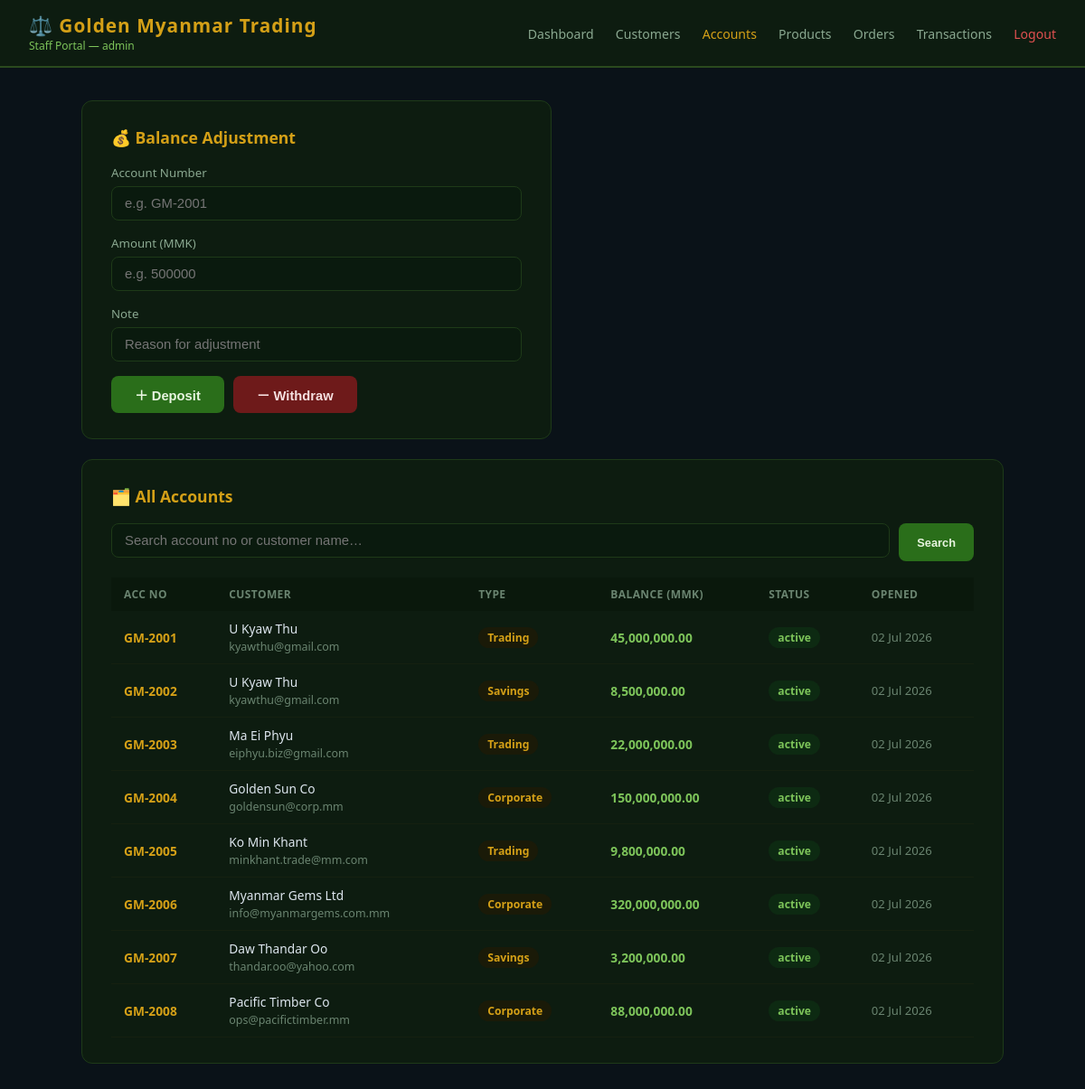
Page /lab/company-web-server/accounts.php (signed in) on the committed database.
### tables this page shows
CREATE TABLE IF NOT EXISTS accounts (
    id         INT AUTO_INCREMENT PRIMARY KEY,
    cust_no    VARCHAR(20) NOT NULL,
    acc_no     VARCHAR(20) UNIQUE NOT NULL,
    acc_type   ENUM('trading','savings','corporate') DEFAULT 'trading',
    balance    DECIMAL(18,2) DEFAULT 0.00,
    currency   VARCHAR(10) DEFAULT 'MMK',
    status     ENUM('active','frozen','closed') DEFAULT 'active',
    created_at DATETIME DEFAULT CURRENT_TIMESTAMP,
    INDEX idx_cust (cust_no)
);

CREATE TABLE IF NOT EXISTS customers (
    id         INT AUTO_INCREMENT PRIMARY KEY,
    cust_no    VARCHAR(20) UNIQUE NOT NULL,
    full_name  VARCHAR(100) NOT NULL,
    nrc_no     VARCHAR(30),                     
    email      VARCHAR(120),
    phone      VARCHAR(20),
    address    TEXT,
    status     ENUM('active','inactive','blacklisted') DEFAULT 'active',
    created_at DATETIME DEFAULT CURRENT_TIMESTAMP
);

### lab/company-web-server/accounts.php (the view, shortened to what this page needs)
<?php
require 'db.php';
$search = isset($_GET['search']) ? $_GET['search'] : '';
$where  = $search !== '' ? "WHERE a.acc_no LIKE '%$search%' OR c.full_name LIKE '%$search%'" : '';
$accounts = $conn->query(
    "SELECT a.*, c.full_name, c.email
     FROM accounts a
     LEFT JOIN customers c ON c.cust_no = a.cust_no
     $where
     ORDER BY a.id ASC"
);
?>
<!DOCTYPE html>
<html lang="en">
<head>
<link rel="stylesheet" href="style.css">
</head>
<body>
<?php include 'nav.php'; ?>
<div class="container">
  <div class="card" style="max-width:520px">
    <h2>💰 Balance Adjustment</h2>
    <form method="POST">
      <div class="form-group">
        <label>Account Number</label>
        <input name="acc_no" placeholder="e.g. GM-2001" required>
      </div>
      <div class="form-group">
        <label>Amount (MMK)</label>
        <input name="amount" type="number" min="1" step="0.01" placeholder="e.g. 500000" required>
      </div>
      <div class="form-group">
        <label>Note</label>
        <input name="note" placeholder="Reason for adjustment">
      </div>
      <div style="display:flex;gap:10px">
        <button class="btn" name="action" value="deposit">＋ Deposit</button>
        <button class="btn btn-danger" name="action" value="withdraw">－ Withdraw</button>
      </div>
    </form>
  </div>
  <div class="card">
    <h2>🗂️ All Accounts</h2>
    <form method="GET" style="display:flex;gap:10px;margin-bottom:18px">
      <div class="form-group" style="flex:1;margin:0">
        <input name="search" value="<?= htmlspecialchars($search) ?>" placeholder="Search account no or customer name…">
      </div>
      <button class="btn btn-sm" style="height:42px;padding:0 20px">Search</button>
    </form>
    <?php if ($accounts === false || $accounts->num_rows === 0): ?>
      <p style="color:#6a8470">No accounts found.</p>
    <?php else: ?>
    <table>
      <tr><th>Acc No</th><th>Customer</th><th>Type</th><th>Balance (MMK)</th><th>Status</th><th>Opened</th></tr>
      <?php while ($a = $accounts->fetch_assoc()): ?>
      <tr>
        <td style="color:#d4a017;font-weight:600"><?= htmlspecialchars($a['acc_no']) ?></td>
        <td><?= htmlspecialchars($a['full_name'] ?? '—') ?><br>
          <span style="color:#6a8470;font-size:0.78rem"><?= htmlspecialchars($a['email'] ?? '') ?></span></td>
        <td><span class="badge badge-pending" style="text-transform:capitalize"><?= $a['acc_type'] ?></span></td>
        <td style="font-weight:600;color:<?= $a['balance'] < 10000 ? '#e05050' : '#7dc45a' ?>">
          <?= number_format($a['balance'], 2) ?>
        </td>
        <td><span class="badge badge-<?= $a['status'] === 'active' ? 'active' : ($a['status'] === 'frozen' ? 'frozen' : 'inactive') ?>"><?= $a['status'] ?></span></td>
        <td style="color:#6a8470;font-size:0.82rem"><?= date('d M Y', strtotime($a['created_at'])) ?></td>
      </tr>
      <?php endwhile; ?>
    </table>
    <?php endif; ?>
  </div>
</div>
</body>
</html>

### lab/company-web-server/style.css (style rules this page uses)
* { box-sizing: border-box; margin: 0; padding: 0; }
body { font-family: 'Segoe UI', sans-serif; background: #0a1218; color: #dde6ee; min-height: 100vh; }
.container { max-width: 1060px; margin: 36px auto; padding: 0 20px; }
.card { background: #0d1c10; border: 1px solid #1e3a18; border-radius: 12px; padding: 28px 32px; margin-bottom: 22px; }
.card h2 { color: #d4a017; margin-bottom: 18px; font-size: 1.1rem; display: flex; align-items: center; gap: 8px; }
.form-group { margin-bottom: 16px; }
.form-group label { display: block; margin-bottom: 6px; color: #8aa890; font-size: 0.83rem; }
.form-group input, .form-group select, .form-group textarea { width: 100%; padding: 10px 14px; background: #0a1a0e; border: 1px solid #1e3a18; border-radius: 8px; color: #dde6ee; font-size: 0.93rem; }
.btn { background: #2a6e1a; color: #e8f5e0; border: none; padding: 10px 26px; border-radius: 8px; cursor: pointer; font-size: 0.92rem; font-weight: 600; transition: background 0.2s; }
.btn-danger { background: #6e1a1a; color: #f5e0e0; }
.btn-sm { padding: 5px 14px; font-size: 0.80rem; }
table { width: 100%; border-collapse: collapse; font-size: 0.86rem; }
th { background: #0a180c; color: #6a8470; padding: 10px 14px; text-align: left; font-weight: 600; text-transform: uppercase; font-size: 0.75rem; letter-spacing: 0.4px; }
td { padding: 10px 14px; border-bottom: 1px solid #152010; }
.badge { display: inline-block; padding: 3px 10px; border-radius: 20px; font-size: 0.76rem; font-weight: 600; }
.badge-active { background: #0d2a12; color: #7dc45a; }
.badge-pending { background: #1a1a08; color: #d4a017; }

### rows in the picture
accounts: acc_no "GM-2001", customers.full_name "U Kyaw Thu", customers.email "kyawthu@gmail.com", acc_type "Trading", balance "45,000,000.00", status "active", created_at "02 Jul 2026"
accounts: acc_no "GM-2002", customers.full_name "U Kyaw Thu", customers.email "kyawthu@gmail.com", acc_type "Savings", balance "8,500,000.00", status "active", created_at "02 Jul 2026"
accounts: acc_no "GM-2003", customers.full_name "Ma Ei Phyu", customers.email "eiphyu.biz@gmail.com", acc_type "Trading", balance "22,000,000.00", status "active", created_at "02 Jul 2026"
accounts: acc_no "GM-2004", customers.full_name "Golden Sun Co", customers.email "goldensun@corp.mm", acc_type "Corporate", balance "150,000,000.00", status "active", created_at "02 Jul 2026"
accounts: acc_no "GM-2005", customers.full_name "Ko Min Khant", customers.email "minkhant.trade@mm.com", acc_type "Trading", balance "9,800,000.00", status "active", created_at "02 Jul 2026"
accounts: acc_no "GM-2006", customers.full_name "Myanmar Gems Ltd", customers.email "info@myanmargems.com.mm", acc_type "Corporate", balance "320,000,000.00", status "active", created_at "02 Jul 2026"
accounts: acc_no "GM-2007", customers.full_name "Daw Thandar Oo", customers.email "thandar.oo@yahoo.com", acc_type "Savings", balance "3,200,000.00", status "active", created_at "02 Jul 2026"
accounts: acc_no "GM-2008", customers.full_name "Pacific Timber Co", customers.email "ops@pacifictimber.mm", acc_type "Corporate", balance "88,000,000.00", status "active", created_at "02 Jul 2026"

### other values in the picture
$_SESSION['staff_role'] "admin"
